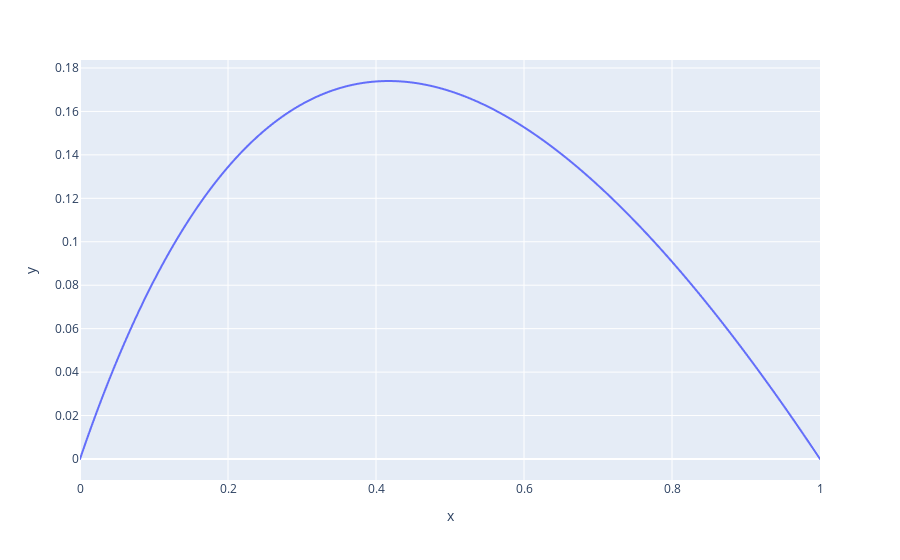

The notebook cell saved with this chart:
### Code cell
# y = v/v_max; x = P / P_0
Vs = [v_div_v_max(x) for x in Ps]
px.line(x=Ps/2, y=Vs, labels={'x': 'P/P_0', 'y': 'v/v_0'})
powers = Vs*Ps/2

# Find max power and velocity at it
max_power_idx = np.argmax(powers)
max_power_v = Vs[max_power_idx]

print(max_power_v*max(hill_velocities))
px.line(x=Ps/2, y=powers)

### Figure 1 — Plotly figure (JSON) as saved in the notebook; plotly's stock layout.template omitted (floating-point values rounded to 4 significant figures; data arrays with more than 128 entries replaced by an {"elided": "..."} marker saying what was removed)
{"data": [{"hovertemplate": "x=%{x}<br>y=%{y}<extra></extra>", "legendgroup": "", "line": {"color": "#636efa", "dash": "solid"}, "marker": {"symbol": "circle"}, "mode": "lines", "name": "", "showlegend": false, "type": "scattergl", "x": {"elided": "10000 float values"}, "xaxis": "x", "y": {"elided": "10000 float values"}, "yaxis": "y"}], "layout": {"legend": {"tracegroupgap": 0}, "margin": {"t": 60}, "xaxis": {"anchor": "y", "domain": [0, 1], "title": {"text": "x"}}, "yaxis": {"anchor": "x", "domain": [0, 1], "title": {"text": "y"}}}}
